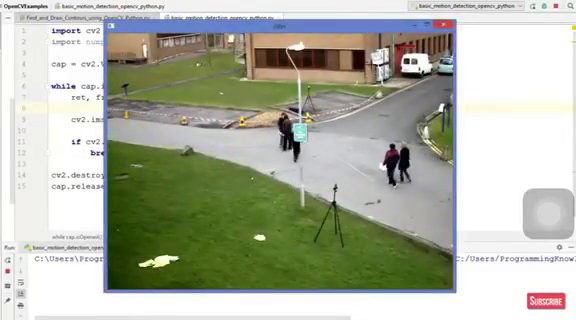
#> input picture frame 45 of Motion_detection_and _Tracking/test3.mp4, 576 x 320 px
$ python tracking.py
#> lines starting #> are read from the running program, lines starting #| are printed output that depends on the picture; after the words box and inside, x2 and y2 are one past the last pixel; in counts of white or black regions, pixels touching at a corner belong together
import cv2
import numpy as np

cap = cv2.VideoCapture('test3.mp4')
frame_width = int( cap.get(cv2.CAP_PROP_FRAME_WIDTH))

frame_height =int( cap.get( cv2.CAP_PROP_FRAME_HEIGHT))

fourcc = cv2.VideoWriter_fourcc('X','V','I','D')

#out = cv2.VideoWriter("ketqua3.avi", fourcc, 5.0, (1280,720))

ret, frame1 = cap.read()
#> frame1 is the input picture: shape (320, 576, 3); mean B, G, R 165.6, 181, 176.9
ret, frame2 = cap.read()
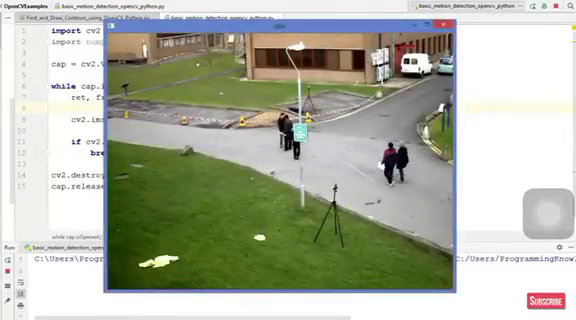
#> input picture frame 46 of Motion_detection_and _Tracking/test3.mp4, 576 x 320 px
#> frame2 is the input picture: shape (320, 576, 3); mean B, G, R 165.6, 181, 176.9
print(frame1.shape)
#| (320, 576, 3)
while cap.isOpened():
    diff = cv2.absdiff(frame1, frame2)
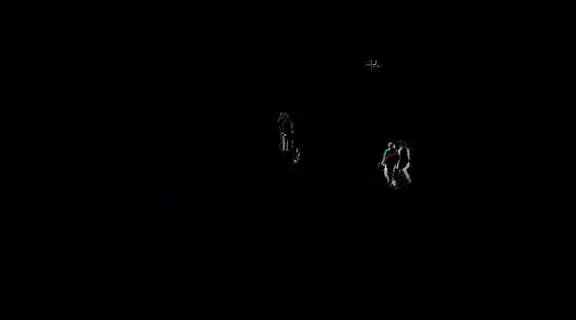
#> diff: shape (320, 576, 3); mean B, G, R 0.4, 0.4, 0.4
    gray = cv2.cvtColor(diff, cv2.COLOR_BGR2GRAY)
    blur = cv2.GaussianBlur(gray, (5,5), 0)
    _, thresh = cv2.threshold(blur, 20, 255, cv2.THRESH_BINARY)
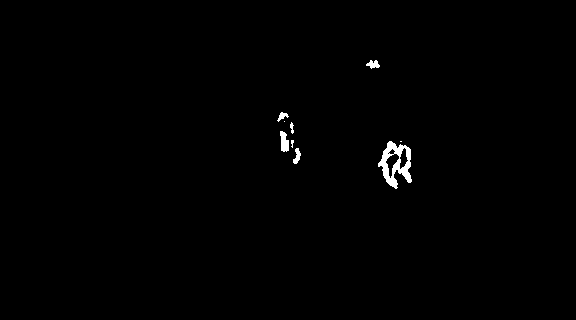
#> thresh: shape (320, 576); 0.61% white; 9 white regions (3 under 20 px), largest, box (x1, y1, x2, y2) and area: (378, 141, 412, 189) 742, (280, 131, 289, 152) 139, (366, 60, 380, 69) 76, (293, 148, 301, 164) 73, (277, 112, 289, 122) 54, (290, 122, 294, 134) 29
    dilated = cv2.dilate(thresh, None, iterations=3)
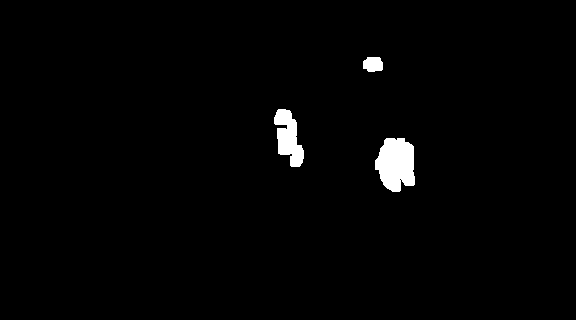
#> dilated: shape (320, 576); 1.6% white; 3 white regions
    contours, _ = cv2.findContours(dilated, cv2.RETR_TREE, cv2.CHAIN_APPROX_SIMPLE)
#> contours = 4 contours, 1 with area under 20; largest, box (x1, y1, x2, y2) and area: (375, 138, 415, 192) 1582, (274, 109, 304, 167) 956, (363, 57, 383, 72) 227

    for contour in contours:
        (x, y, w, h) = cv2.boundingRect(contour)

        if cv2.contourArea(contour) < 100:
            continue
        cv2.rectangle(frame1, (x, y), (x+w, y+h), (0, 255, 0), 2)
        cv2.putText(frame1, "Status: {}".format('Movement'), (10, 20), cv2.FONT_HERSHEY_SIMPLEX,
                    1, (0, 0, 255), 3)
#> this loop made 4 passes
#> (x, y, w, h) on passes 1, 3, 4: (375, 138, 40, 54), (274, 109, 30, 58), (363, 57, 20, 15)
#> (contour, x, y, w, h) on pass 2: ([[399, 179], [400, 178], [401, 179], [400, 180]], 399, 178, 3, 3)
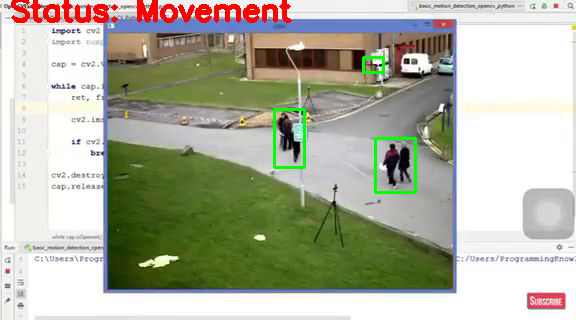
#> frame1: shape (320, 576, 3); 2.38% of pixels changed, all inside (x1, y1, x2, y2) = (11, 0, 417, 194)
    #cv2.drawContours(frame1, contours, -1, (0, 255, 0), 2)

    image = cv2.resize(frame1, (1280,720))
    #out.write(image)
    cv2.imshow("feed", frame1)
    frame1 = frame2
    ret, frame2 = cap.read()
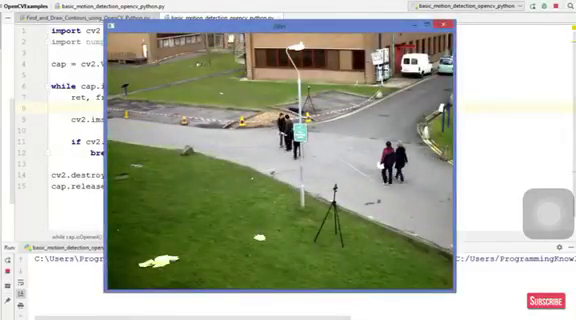
#> input picture frame 47 of Motion_detection_and _Tracking/test3.mp4, 576 x 320 px
#> frame2 is the input picture: shape (320, 576, 3); mean B, G, R 165.6, 181, 176.9

    if cv2.waitKey(40) == 27:
#> (key Esc is pressed here)
        break

cv2.destroyAllWindows()
cap.release()
#> (the run stopped early here; a loop or call above may not have finished)

$ run again, starting later in the video
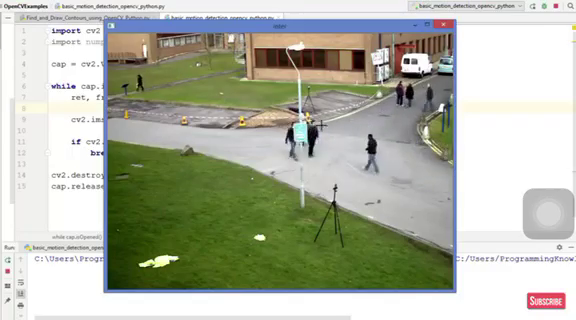
#> input picture frame 205 of Motion_detection_and _Tracking/test3.mp4, 576 x 320 px
#> frame1 is the input picture: shape (320, 576, 3); mean B, G, R 167.3, 182.7, 178.5
#| (320, 576, 3)
#> `_, thresh = cv2.threshold(blur, 20, 255, cv2.THRESH_BINARY)`:
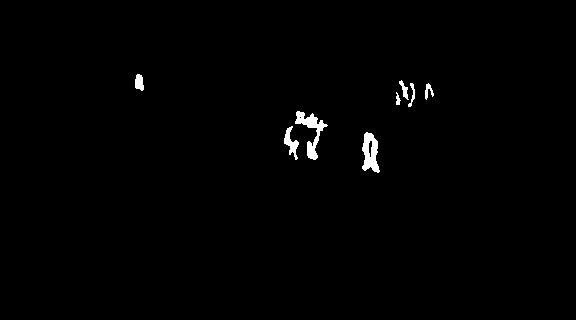
#> thresh: shape (320, 576); 0.85% white; 8 white regions, largest, box (x1, y1, x2, y2) and area: (295, 111, 328, 160) 514, (362, 132, 380, 173) 467, (284, 126, 299, 160) 211
#> dilated: shape (320, 576); 2.1% white; 5 white regions
#> contours = 5 contours; box (x1, y1, x2, y2) and area: (281, 108, 331, 163) 1608, (359, 129, 383, 176) 874, (393, 77, 418, 110) 630, (132, 71, 147, 94) 278, (422, 80, 437, 103) 258
#> the loop `for contour in contours:` made 5 passes
#> (x, y, w, h) on passes 1 to 5: (359, 129, 24, 47), (281, 108, 50, 55), (422, 80, 15, 23), (393, 77, 25, 33), (132, 71, 15, 23)
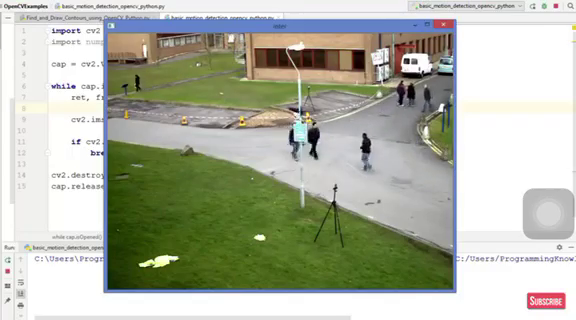
#> input picture frame 207 of Motion_detection_and _Tracking/test3.mp4, 576 x 320 px
#> frame2 is the input picture: shape (320, 576, 3); mean B, G, R 167.4, 182.7, 178.5

$ run again, starting later in the video
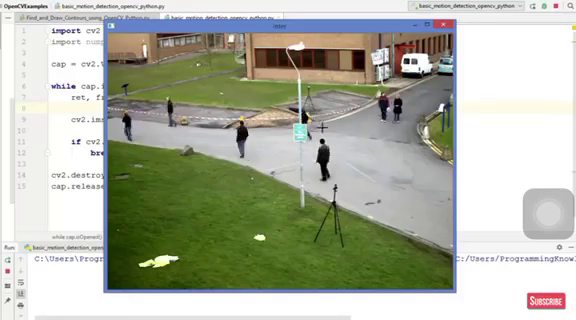
#> input picture frame 364 of Motion_detection_and _Tracking/test3.mp4, 576 x 320 px
#> frame1 is the input picture: shape (320, 576, 3); mean B, G, R 165.7, 181, 176.8
#| (320, 576, 3)
#> `_, thresh = cv2.threshold(blur, 20, 255, cv2.THRESH_BINARY)`:
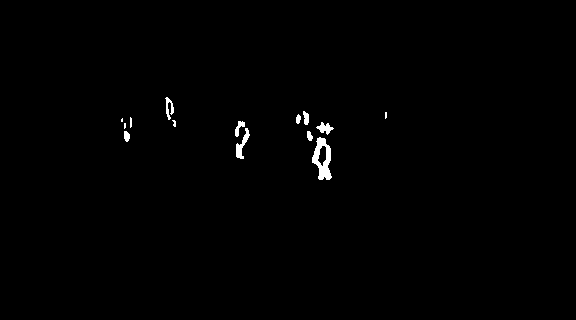
#> thresh: shape (320, 576); 0.64% white; 14 white regions (4 under 20 px), largest, box (x1, y1, x2, y2) and area: (312, 137, 332, 180) 460, (236, 128, 250, 159) 166, (316, 122, 334, 135) 113
#> dilated: shape (320, 576); 1.9% white; 5 white regions
#> contours = 7 contours, 2 with area under 20; largest, box (x1, y1, x2, y2) and area: (293, 108, 337, 183) 1699, (232, 118, 253, 162) 658, (162, 94, 179, 130) 406, (118, 114, 135, 145) 368, (382, 109, 390, 122) 84
#> the loop `for contour in contours:` made 7 passes
#> (x, y, w, h) on passes 1, 2, 3, 4, 7: (232, 118, 21, 44), (118, 114, 17, 31), (382, 109, 8, 13), (293, 108, 44, 75), (162, 94, 17, 36)
#> after the loop `for contour in contours:`:
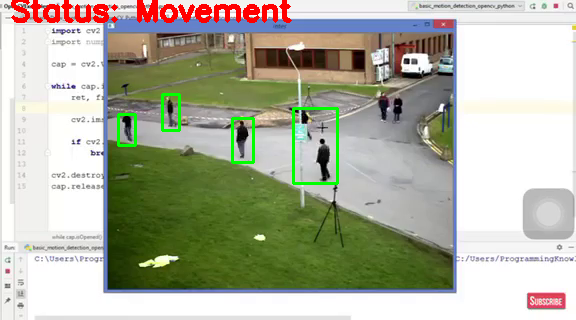
#> frame1: shape (320, 576, 3); 2.6% of pixels changed, all inside (x1, y1, x2, y2) = (11, 0, 339, 185)
